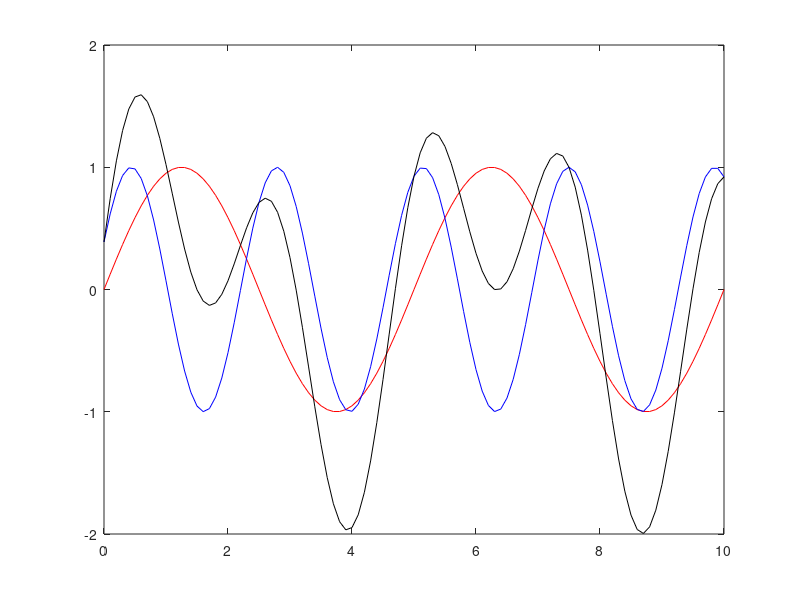

MATLAB code for this plot:
s1 = zeros(1,101);
s2 = zeros(1,101);
s3 = zeros(1,101);
for t_it = 0:100
    s1(t_it+1) = sin(2 * pi * 0.2 * (t_it/10));
    s2(t_it+1) = sin((2 * pi * 0.425 * (t_it/10)) + 0.4);
    s3(t_it+1) = s1(t_it+1) + s2(t_it+1);
end

t = 0:.1:10;
plot(t,s1, 'r');
hold on
plot(t,s2, 'b');
plot(t,s3, 'k');
hold off